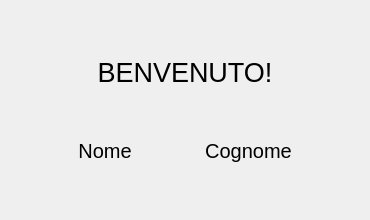
<?xml version="1.0" encoding="UTF-8"?>
<ui version="4.0">
 <class>Iscrizione</class>
 <widget class="QDialog" name="Iscrizione">
  <property name="geometry">
   <rect>
    <x>0</x>
    <y>0</y>
    <width>370</width>
    <height>220</height>
   </rect>
  </property>
  <property name="windowTitle">
   <string>Dialog</string>
  </property>
  <layout class="QHBoxLayout" name="horizontalLayout_2">
   <item>
    <layout class="QVBoxLayout" name="verticalLayout">
     <item>
      <spacer name="verticalSpacer">
       <property name="orientation">
        <enum>Qt::Vertical</enum>
       </property>
       <property name="sizeHint" stdset="0">
        <size>
         <width>20</width>
         <height>40</height>
        </size>
       </property>
      </spacer>
     </item>
     <item>
      <widget class="QLabel" name="lblbenvenuto">
       <property name="font">
        <font>
         <pointsize>20</pointsize>
        </font>
       </property>
       <property name="text">
        <string>BENVENUTO!</string>
       </property>
       <property name="alignment">
        <set>Qt::AlignCenter</set>
       </property>
      </widget>
     </item>
     <item>
      <spacer name="verticalSpacer_3">
       <property name="orientation">
        <enum>Qt::Vertical</enum>
       </property>
       <property name="sizeHint" stdset="0">
        <size>
         <width>20</width>
         <height>40</height>
        </size>
       </property>
      </spacer>
     </item>
     <item>
      <layout class="QHBoxLayout" name="horizontalLayout">
       <item>
        <spacer name="horizontalSpacer">
         <property name="orientation">
          <enum>Qt::Horizontal</enum>
         </property>
         <property name="sizeHint" stdset="0">
          <size>
           <width>40</width>
           <height>20</height>
          </size>
         </property>
        </spacer>
       </item>
       <item>
        <widget class="QLabel" name="lblnome">
         <property name="font">
          <font>
           <pointsize>15</pointsize>
          </font>
         </property>
         <property name="text">
          <string>Nome</string>
         </property>
         <property name="alignment">
          <set>Qt::AlignCenter</set>
         </property>
        </widget>
       </item>
       <item>
        <spacer name="horizontalSpacer_3">
         <property name="orientation">
          <enum>Qt::Horizontal</enum>
         </property>
         <property name="sizeHint" stdset="0">
          <size>
           <width>40</width>
           <height>20</height>
          </size>
         </property>
        </spacer>
       </item>
       <item>
        <widget class="QLabel" name="lblcognome">
         <property name="font">
          <font>
           <pointsize>15</pointsize>
          </font>
         </property>
         <property name="text">
          <string>Cognome</string>
         </property>
         <property name="alignment">
          <set>Qt::AlignCenter</set>
         </property>
        </widget>
       </item>
       <item>
        <spacer name="horizontalSpacer_2">
         <property name="orientation">
          <enum>Qt::Horizontal</enum>
         </property>
         <property name="sizeHint" stdset="0">
          <size>
           <width>40</width>
           <height>20</height>
          </size>
         </property>
        </spacer>
       </item>
      </layout>
     </item>
     <item>
      <spacer name="verticalSpacer_2">
       <property name="orientation">
        <enum>Qt::Vertical</enum>
       </property>
       <property name="sizeHint" stdset="0">
        <size>
         <width>20</width>
         <height>40</height>
        </size>
       </property>
      </spacer>
     </item>
    </layout>
   </item>
  </layout>
 </widget>
 <resources/>
 <connections/>
</ui>
